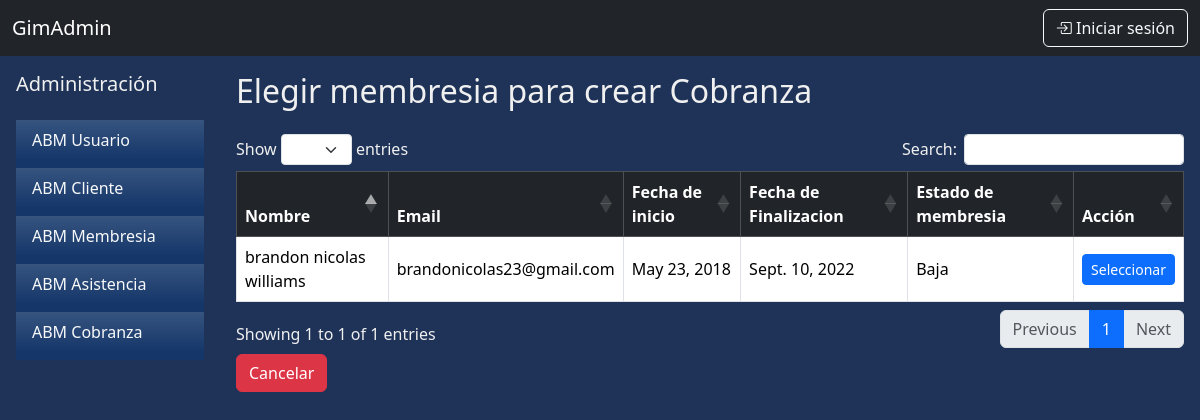
/abm/cobranza/elegir-membresia/, run on the app's committed database.
### apps/abm/models.py (models this page shows, shortened)
class Membresia(models.Model):
    ESTADO_MEMBRESIA = [
        ('Activa', 'Activa'),
        ('Adeuda', 'Adeuda'),
        ('Baja'  , 'Baja'),
    ]
    cliente = models.OneToOneField(Cliente, on_delete=models.CASCADE, null=False, related_name='membresia_cliente')
    fecha_inicio = models.DateField(null=False)
    fecha_fin = models.DateField(null=False)
    estado = models.CharField(max_length=50, choices=ESTADO_MEMBRESIA)

class Cliente(models.Model):
    usuario = models.OneToOneField(UserProfile, on_delete=models.CASCADE, null=False, related_name='cliente_usuario')
    altura = models.IntegerField()
    peso = models.FloatField()
    objetivo = models.CharField(max_length=300, null=False, default="", blank=True)
    avatar = models.ImageField(upload_to='avatars/', null=True, blank=True, default='avatars/default.jpg')

class UserProfile(models.Model):
    user = models.OneToOneField(User, null=False, on_delete=models.CASCADE)
    dni = models.IntegerField(unique=True, null=False)
    telefono = models.CharField(max_length=50)
    domicilio = models.CharField(max_length=150)
    fecha_nac = models.DateField()
    first_login = models.BooleanField(default=True)

### apps/abm/views.py (the view)
# urls.py: path('cobranza/elegir-membresia/', views.elegir_membresia_para_cobranza, name="cobranza_elegir"),
def elegir_membresia_para_cobranza(request):
    membresias = Membresia.objects.all()
    return render(request, 'elegir_membresia.html', {'membresias': membresias})

### apps/abm/templates/elegir_membresia.html (shortened to what this page needs)
{% extends "base.html" %}
{% block content %}
<div class="d-flex">
    {% include 'sidebar.html' %}
    <div class="flex-grow-1 p-3 justify-content-end flex-column">
        <h2 class="mb-4">Elegir membresia para crear Cobranza</h2>
        <table class="table table-bordered table-hover align-middle" {% if membresias %}id="tablaMembresias"{% endif %}>
            <thead class="table-dark bg-gradient">
                <tr>
                    <th>Nombre</th>
                    <th>Email</th>
                    <th>Fecha de inicio</th>
                    <th>Fecha de Finalizacion</th>
                    <th>Estado de membresia</th>
                    <th>Acción</th>
                </tr>
            </thead>
            <tbody>
                {% for membresia in membresias %}
                    <tr>
                        <td>{{ membresia.cliente.usuario.user.first_name }} {{ membresia.cliente.usuario.user.last_name }}</td>
                        <td>{{ membresia.cliente.usuario.user.email }}</td>
                        <td>{{ membresia.fecha_inicio }}</td>
                        <td>{{ membresia.fecha_fin }}</td>
                        <td>{{ membresia.estado }}</td>
                        <td>
                            <a href="{% url 'cobranza_crear' membresia=membresia.id %}" class="btn btn-sm btn-primary">
                                Seleccionar
                            </a>
                        </td>
                    </tr>
                {% empty %}
                    <tr><td colspan="6">No hay Membresias disponibles.</td></tr>
                {% endfor %}
            </tbody>
        </table>
        <a href="{% url 'cobranza_listar' %}" class="btn btn-danger mt-1">Cancelar</a>
    </div>
</div>
{% endblock %}

### apps/core/templates/base.html (style rules this page uses)
body { background-color: #1E3357; color: #F0F0F0; }

### data on the page
Membresia: cliente.usuario.user.first_name "brandon nicolas", cliente.usuario.user.last_name "williams", cliente.usuario.user.email "brandonicolas23@gmail.com", fecha_inicio "May 23, 2018", fecha_fin "Sept. 10, 2022", estado "Baja"
